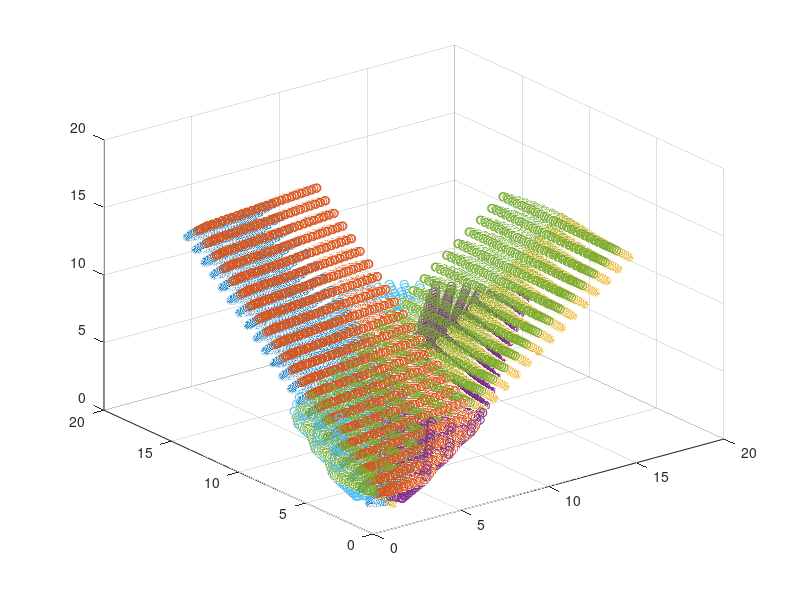

The MATLAB script that drew this image: (Note: this script raises an error after producing the figure.)
close all
clear all
clc

rIn      = 1.5d0
rEnd     = 6.d0
rSamples = 23
rPoints  = floor(rSamples)
rh       = (rEnd-rIn)/(rPoints-1)
rPPoints = [rIn:rh:rEnd];

yIn      = 1.5d0
yEnd     = 15.d0
ySamples = 22
yPoints  = ySamples
yh       = (yEnd-yIn)/(yPoints-1)
yPPoints = [yIn:yh:yEnd];

alphaIn      = 0.d0
alphaEnd     = 90.d0
alphaSamples = 10
alphaPoints  = floor(alphaSamples)
alphah       = (alphaEnd-alphaIn)/(alphaPoints-1)
alphaPPoints = [alphaIn:alphah:alphaEnd];


ii = 1;
R  = [];
for ir=1:rSamples
  for iy=1:ySamples
    for ialpha=1:alphaSamples
      R(ii,1) = rPPoints(ir);
      R(ii,2) = sqrt( (R(ii,1)./2.d0).^2 + yPPoints(iy).^2 + R(ii,1).*yPPoints(iy).*sin(alphaPPoints(ialpha)./180.d0*pi) );
      R(ii,3) = sqrt( (R(ii,1)./2.d0).^2 + yPPoints(iy).^2 - R(ii,1).*yPPoints(iy).*sin(alphaPPoints(ialpha)./180.d0*pi) );
      ii = ii + 1;
    end
  end 
end
size(R)
figure
scatter3(R(:,1),R(:,2),R(:,3))
hold on
scatter3(R(:,1),R(:,3),R(:,2))
scatter3(R(:,2),R(:,1),R(:,3))
scatter3(R(:,2),R(:,3),R(:,1))
scatter3(R(:,3),R(:,1),R(:,2))
scatter3(R(:,3),R(:,2),R(:,1))


NameStr = strcat('./RSampled.csv');
csvwrite(NameStr,[R(:,1),R(:,2),R(:,3)])



RFinal      = [];
AngleFinal  = 120;
RDaje       = [];
ii = 1;
for i=1:NPoints
  for j=1:NPoints
    RFinal = sqrt(Points(i)^2 + Points(j)^2 - 2.0*Points(i)*Points(j)*cos(120.0/180.0*pi));
    %if (RFinal(i,1).^2 < RFinal(i,2).^2 + RFinal(i,3).^2) && (RFinal(i,2).^2 < RFinal(i,1).^2 + RFinal(i,3).^2) && (RFinal(i,3).^2 < RFinal(i,1).^2 + RFinal(i,2).^2)
      RDaje = [RDaje; [Points(i), RFinal, Points(j)]];
    %end
    ii = ii + 1;
  end
end
size(RDaje)

NameStr = strcat('./RSampled.csv');
csvwrite(NameStr,[RDaje(:,1),RDaje(:,2),RDaje(:,3)])



RIn      = 1.55d0
REnd     = [10.d0, 10.d0, 10.d0]
NPoints  = 17;

% h = (REnd-RIn)/(NPoints-1);
% 
% NameStr = strcat('./RSampled.csv');
% ii = 1
% for i=1:NPoints
%   for j=1:i
%     for k=1:j
%       R(ii,1) = RIn + (i-1)*h;
%       R(ii,2) = RIn + (j-1)*h;
%       R(ii,3) = RIn + (k-1)*h;
%       ii      = ii+1;
%       csvwrite(NameStr,[R(:,1),R(:,2),R(:,3)])
%     end
%   end
% end
% size(R,1)
% figure
% scatter3(R(:,1),R(:,2),R(:,3))


NSamples   = 10000;
RIn        = 1.5d0;
REnd       = 10.d0;
Samples    = lhsdesign(NSamples,3);
RFinal     = Samples      .* (REnd-RIn)   + RIn;
AngleFinal = Samples(:,2) .* (175.0-35.0) + 35.0;
RDaje  = [];
for i=1:NSamples
  RFinal(i,2) = sqrt(RFinal(i,1)^2 + RFinal(i,3)^2 - 2.0*RFinal(i,1)*RFinal(i,3)*cos(AngleFinal(i)/180.0*pi));
  %if (RFinal(i,1).^2 < RFinal(i,2).^2 + RFinal(i,3).^2) && (RFinal(i,2).^2 < RFinal(i,1).^2 + RFinal(i,3).^2) && (RFinal(i,3).^2 < RFinal(i,1).^2 + RFinal(i,2).^2)
    RDaje = [RDaje; RFinal(i,:)];
  %end
end
size(RDaje)
R = RDaje;
figure
scatter3(R(:,1),R(:,2),R(:,3))
hold on
scatter3(R(:,1),R(:,3),R(:,2))
scatter3(R(:,2),R(:,1),R(:,3))
scatter3(R(:,2),R(:,3),R(:,1))
scatter3(R(:,3),R(:,1),R(:,2))
scatter3(R(:,3),R(:,2),R(:,1))

figure(1)
Grp  = ones(size(R,1),1);
gplotmatrix(R,[],Grp)

NameStr = strcat('./RSampled.csv');
csvwrite(NameStr,[RDaje(:,1),RDaje(:,2),RDaje(:,3)])


NSamples = 7000

Samples    = lhsdesign(NSamples,3);
RFinal     = Samples      .* (REnd-RIn)   + RIn;
RDaje  = [];
for i=1:NSamples
  %RFinal(i,2) = sqrt(RFinal(i,1)^2 + RFinal(i,3)^2 - 2.0*RFinal(i,1)*RFinal(i,3)*cos(AngleFinal(i)/180.0*pi));
  if (RFinal(i,1) < RFinal(i,2) + RFinal(i,3)) && (RFinal(i,2) < RFinal(i,1) + RFinal(i,3)) && (RFinal(i,3) < RFinal(i,1) + RFinal(i,2))
    RDaje = [RDaje; RFinal(i,:)];
  end
end
size(RDaje)
R = RDaje;
figure
scatter3(R(:,1),R(:,2),R(:,3))
hold on
scatter3(R(:,1),R(:,3),R(:,2))
scatter3(R(:,2),R(:,1),R(:,3))
scatter3(R(:,2),R(:,3),R(:,1))
scatter3(R(:,3),R(:,1),R(:,2))
scatter3(R(:,3),R(:,2),R(:,1))



% 
% RIn      = 1.5d0
% REnd     = 10.d0
% NSamples = 1000
% 
% RFinal      = [];
% Samples     = lhsdesign(NSamples,2);
% RFinal(:,1) = Samples(:,1)      .* (REnd-RIn)   + RIn;
% RFinal(:,3) = Samples(:,2)      .* (REnd-RIn)   + RIn;
% AngleFinal  = 120;
% RDaje  = [];
% for i=1:NSamples
%   RFinal(i,2) = sqrt(RFinal(i,1)^2 + RFinal(i,3)^2 - 2.0*RFinal(i,1)*RFinal(i,3)*cos(120.0/180.0*pi));
%   if (RFinal(i,1).^2 < RFinal(i,2).^2 + RFinal(i,3).^2) && (RFinal(i,2).^2 < RFinal(i,1).^2 + RFinal(i,3).^2) && (RFinal(i,3).^2 < RFinal(i,1).^2 + RFinal(i,2).^2)
%     RDaje = [RDaje; RFinal(i,:)];
%   end
% end
% size(RDaje)
% 
% NameStr = strcat('./RSampled.csv');
% csvwrite(NameStr,[RDaje(:,1),RDaje(:,2),RDaje(:,3)])




% RIn      = 1.5d0
% REnd     = 10.d0
% NSamples = 81
% 
% NPoints  = floor(sqrt(NSamples))
% h        = (REnd-RIn)/(NPoints-1)
% Points   = [RIn:h:REnd];
% 
% RFinal      = [];
% AngleFinal  = 120;
% RDaje       = [];
% ii = 1;
% for i=1:NPoints
%   for j=1:NPoints
%     RFinal = sqrt(Points(i)^2 + Points(j)^2 - 2.0*Points(i)*Points(j)*cos(120.0/180.0*pi));
%     %if (RFinal(i,1).^2 < RFinal(i,2).^2 + RFinal(i,3).^2) && (RFinal(i,2).^2 < RFinal(i,1).^2 + RFinal(i,3).^2) && (RFinal(i,3).^2 < RFinal(i,1).^2 + RFinal(i,2).^2)
%       RDaje = [RDaje; [Points(i), RFinal, Points(j)]];
%     %end
%     ii = ii + 1;
%   end
% end
% size(RDaje)
% 
% NameStr = strcat('./RSampled.csv');
% csvwrite(NameStr,[RDaje(:,1),RDaje(:,2),RDaje(:,3)])



RIn      = 1.5d0
REnd     = 10.d0
NSamples = 2000

G1Min = 3.0*exp(-10.0);
G1Max = 3.0*exp(-1.5);
G2Min = 3.0*exp(-10.0).^2;
G2Max = 3.0*exp(-1.5).^2;
G3Min = exp(-10.0).^3;
G3Max = exp(-1.5).^3;
G10   = 3.0*exp(-5.0);
G20   = 3.0*exp(-5.0).^2;
G30   = exp(-5.0).^3;
R0    = 5.0;


GSamp      = [];
Samples    = lhsdesign(NSamples,3);
GSamp(:,1) = Samples(:,1)      .* (G1Max-G1Min) + G1Min;
GSamp(:,2) = Samples(:,2)      .* (G2Max-G2Min) + G2Min;
GSamp(:,3) = Samples(:,3)      .* (G3Max-G3Min) + G3Min;

iSample = 1;
iAcc    = 0;
RFinal  = [];
while (size(RFinal,1) < 1000) 
  
  G = GSamp(iSample,:);
  
  options      = optimoptions('fsolve','Display','none','PlotFcn',@optimplotfirstorderopt,'MaxFunctionEvaluations',300);
  f            = @(R) PIP(R,G);
  R00          = [2.0, 8.0, 5.0];
  [RTemp,fval] = fsolve(f,R00);
  %GG           = PIP(RTemp, G)
  if (RTemp(1) <= RTemp(2) + RTemp(3)) && (RTemp(2) <= RTemp(1) + RTemp(3)) && (RTemp(3) <= RTemp(1) + RTemp(2)) && (sum(RTemp>=1.5)==3) &&  (sum(RTemp<=10.0)==3)
    RFinal = [RFinal; RTemp];
    iAcc   = iAcc + 1
  end
  
  iSample = iSample + 1;
end

GFinale = PIP_New(RFinal);
figure(1)
histogram(GFinale(:,1),100)
hold on 
histogram(GSamp(:,1),100)
figure(2)
histogram(GFinale(:,2),100)
hold on 
histogram(GSamp(:,2),100)
figure(3)
histogram(GFinale(:,3),100)
hold on 
histogram(GSamp(:,3),100)

figure
scatter3(RFinal(:,1),RFinal(:,2),RFinal(:,3))